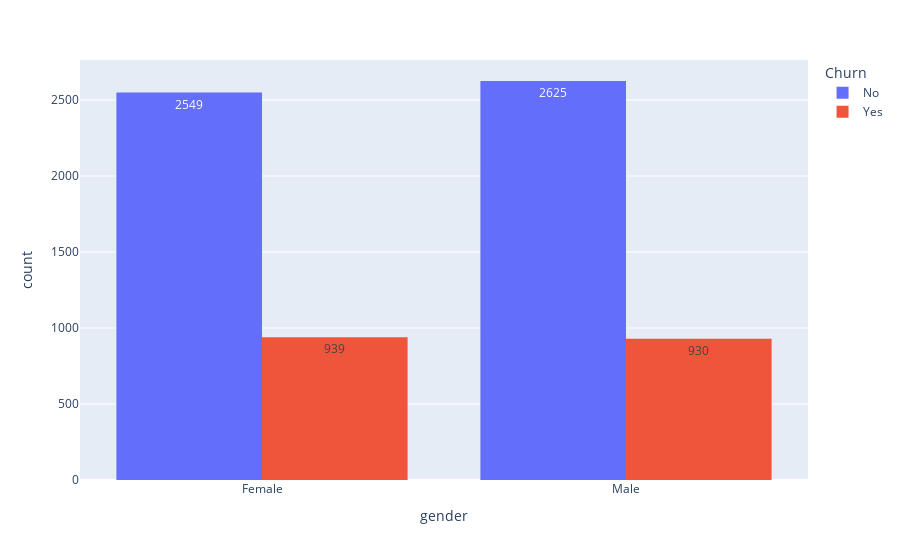

Notebook code for this chart:
### Code cell
px.histogram(churn, x='gender', color='Churn', text_auto=True, barmode='group')

### Figure 1 — Plotly figure (JSON) as saved in the notebook; plotly's stock layout.template omitted (floating-point values rounded to 4 significant figures; data arrays with more than 128 entries replaced by an {"elided": "..."} marker saying what was removed)
{"data": [{"alignmentgroup": "True", "bingroup": "x", "hovertemplate": "Churn=No<br>gender=%{x}<br>count=%{y}<extra></extra>", "legendgroup": "No", "marker": {"color": "#636efa", "pattern": {"shape": ""}}, "name": "No", "offsetgroup": "No", "orientation": "v", "showlegend": true, "texttemplate": "%{value}", "type": "histogram", "x": {"elided": "5174 str values"}, "xaxis": "x", "yaxis": "y"}, {"alignmentgroup": "True", "bingroup": "x", "hovertemplate": "Churn=Yes<br>gender=%{x}<br>count=%{y}<extra></extra>", "legendgroup": "Yes", "marker": {"color": "#EF553B", "pattern": {"shape": ""}}, "name": "Yes", "offsetgroup": "Yes", "orientation": "v", "showlegend": true, "texttemplate": "%{value}", "type": "histogram", "x": {"elided": "1869 str values"}, "xaxis": "x", "yaxis": "y"}], "layout": {"barmode": "group", "legend": {"title": {"text": "Churn"}, "tracegroupgap": 0}, "margin": {"t": 60}, "xaxis": {"anchor": "y", "domain": [0, 1], "title": {"text": "gender"}}, "yaxis": {"anchor": "x", "domain": [0, 1], "title": {"text": "count"}}}}
